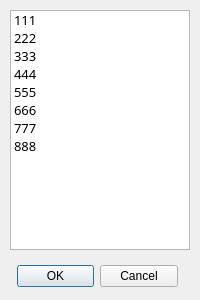
<?xml version="1.0" encoding="UTF-8"?>
<ui version="4.0">
 <class>Dialog_EnterallDecisions</class>
 <widget class="QDialog" name="Dialog_EnterallDecisions">
  <property name="geometry">
   <rect>
    <x>0</x>
    <y>0</y>
    <width>200</width>
    <height>300</height>
   </rect>
  </property>
  <property name="windowTitle">
   <string>Select a Company</string>
  </property>
  <widget class="QDialogButtonBox" name="buttonBox">
   <property name="geometry">
    <rect>
     <x>17</x>
     <y>260</y>
     <width>161</width>
     <height>32</height>
    </rect>
   </property>
   <property name="orientation">
    <enum>Qt::Horizontal</enum>
   </property>
   <property name="standardButtons">
    <set>QDialogButtonBox::Cancel|QDialogButtonBox::Ok</set>
   </property>
  </widget>
  <widget class="QListWidget" name="listWidget">
   <property name="geometry">
    <rect>
     <x>10</x>
     <y>10</y>
     <width>180</width>
     <height>240</height>
    </rect>
   </property>
   <property name="font">
    <font>
     <family>Montserrat Medium</family>
     <pointsize>10</pointsize>
    </font>
   </property>
   <property name="dragEnabled">
    <bool>false</bool>
   </property>
   <property name="movement">
    <enum>QListView::Static</enum>
   </property>
   <property name="isWrapping" stdset="0">
    <bool>false</bool>
   </property>
   <property name="resizeMode">
    <enum>QListView::Fixed</enum>
   </property>
   <property name="layoutMode">
    <enum>QListView::SinglePass</enum>
   </property>
   <property name="viewMode">
    <enum>QListView::ListMode</enum>
   </property>
   <property name="selectionRectVisible">
    <bool>false</bool>
   </property>
   <property name="sortingEnabled">
    <bool>false</bool>
   </property>
   <item>
    <property name="text">
     <string>111</string>
    </property>
   </item>
   <item>
    <property name="text">
     <string>222</string>
    </property>
   </item>
   <item>
    <property name="text">
     <string>333</string>
    </property>
   </item>
   <item>
    <property name="text">
     <string>444</string>
    </property>
   </item>
   <item>
    <property name="text">
     <string>555</string>
    </property>
   </item>
   <item>
    <property name="text">
     <string>666</string>
    </property>
   </item>
   <item>
    <property name="text">
     <string>777</string>
    </property>
   </item>
   <item>
    <property name="text">
     <string>888</string>
    </property>
   </item>
  </widget>
 </widget>
 <resources/>
 <connections>
  <connection>
   <sender>buttonBox</sender>
   <signal>accepted()</signal>
   <receiver>Dialog_EnterallDecisions</receiver>
   <slot>accept()</slot>
   <hints>
    <hint type="sourcelabel">
     <x>248</x>
     <y>254</y>
    </hint>
    <hint type="destinationlabel">
     <x>157</x>
     <y>274</y>
    </hint>
   </hints>
  </connection>
  <connection>
   <sender>buttonBox</sender>
   <signal>rejected()</signal>
   <receiver>Dialog_EnterallDecisions</receiver>
   <slot>reject()</slot>
   <hints>
    <hint type="sourcelabel">
     <x>316</x>
     <y>260</y>
    </hint>
    <hint type="destinationlabel">
     <x>286</x>
     <y>274</y>
    </hint>
   </hints>
  </connection>
 </connections>
</ui>
